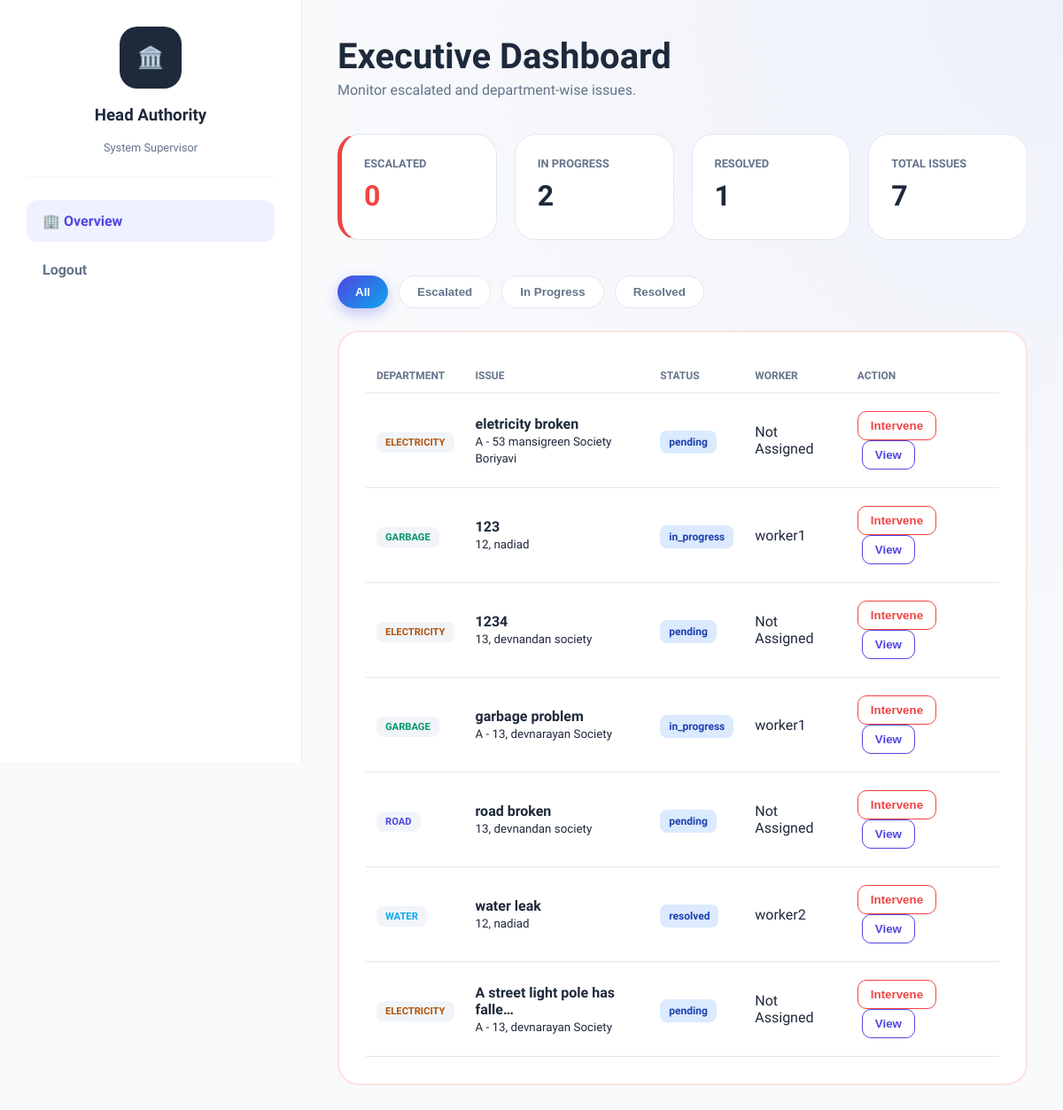
Page /headAuthority/ (signed in) on the committed database.
### reports/models.py (models this page shows, shortened)
class Issue(models.Model):
    ISSUE_TYPES = [
        ('road', 'Road Problem'),
        ('water', 'Water Supply'),
        ('electricity', 'Electricity'),
        ('garbage', 'Garbage'),
    ]
    STATUS_CHOICES = [
        ('pending', 'Pending'),
        ('in_progress', 'In Progress'),
        ('resolved', 'Resolved'),
    ]
    citizen = models.ForeignKey(User, on_delete=models.CASCADE)
    worker = models.ForeignKey(
        User,
        on_delete=models.SET_NULL,
        null=True,
        blank=True,
        related_name='assigned_worker'
    )
    description = models.TextField()
    issue_type = models.CharField(max_length=50, choices=ISSUE_TYPES)
    location = models.CharField(max_length=255)
    image = models.ImageField(upload_to='issues/', blank=True, null=True)
    status = models.CharField(max_length=20, choices=STATUS_CHOICES, default='pending')
    is_escalated = models.BooleanField(default=False)
    deadline = models.DateTimeField(null=True, blank=True)
    created_at = models.DateTimeField(auto_now_add=True)

### frontend/views.py (the view)
# urls.py: path('headAuthority/', views.headAuthority, name='headAuthority'),
@login_required(login_url='login')
def headAuthority(request):
    issues = Issue.objects.all().order_by('-created_at')
    context = {
        "issues": issues,
        "total_count": issues.count(),
        "escalated_count": issues.filter(is_escalated=True).count(),
        "inprogress_count": issues.filter(status="in_progress").count(),
        "resolved_count": issues.filter(status="resolved").count(),
    }
    return render(request, "frontend/headAuthority.html", context)

### frontend/templates/frontend/headAuthority.html (shortened to what this page needs)
{% load static %}
<!DOCTYPE html>
<html lang="en">
<head>
    <link rel="stylesheet" href="{% static 'css/headAuthority.css' %}">
</head>
<body>
<div class="sidebar">
    <div class="auth-profile">
        <div class="avatar-shield">🏛️</div>
        <h3 class="auth-name">Head Authority</h3>
        <p class="auth-role">System Supervisor</p>
    </div>
    <nav>
        <a href="#" class="active">🏢 Overview</a>
        <a href="{% url 'logout' %}">Logout</a>
    </nav>
</div>
<div class="main-area">
    <div class="page-header">
        <h1>Executive Dashboard</h1>
        <p>Monitor escalated and department-wise issues.</p>
    </div>
    <div class="stats-grid">
        <div class="stat-card stat-danger">
            <h5>Escalated</h5>
            <h2>{{ escalated_count }}</h2>
        </div>
        <div class="stat-card">
            <h5>In Progress</h5>
            <h2>{{ inprogress_count }}</h2>
        </div>
        <div class="stat-card">
            <h5>Resolved</h5>
            <h2>{{ resolved_count }}</h2>
        </div>
        <div class="stat-card">
            <h5>Total Issues</h5>
            <h2>{{ total_count }}</h2>
        </div>
    </div>
    <div class="filter-buttons">
        <button class="active">All</button>
        <button>Escalated</button>
        <button>In Progress</button>
        <button>Resolved</button>
    </div>
    <div class="escalation-container">
        <table class="esc-table">
            <thead>
                <tr>
                    <th>Department</th>
                    <th>Issue</th>
                    <th>Status</th>
                    <th>Worker</th>
                    <th>Action</th>
                </tr>
            </thead>
            <tbody>
                {% for issue in issues %}
                <tr class="issue-row {{ issue.status }} {% if issue.is_escalated %}escalated{% endif %}">
                    <td>
                        <span class="dept-tag {{ issue.issue_type }}">
                            {{ issue.issue_type|upper }}
                        </span>
                    </td>
                    <td>
                        <b>{{ issue.description|truncatechars:30 }}</b><br>
                        <small>{{ issue.location }}</small>
                    </td>
                    <td>
                        {% if issue.is_escalated %}
                            <span class="delay-badge">Escalated</span>
                        {% else %}
                            <span class="status-tag">{{ issue.status }}</span>
                        {% endif %}
                    </td>
                    <td>
                        {% if issue.worker %}
                            {{ issue.worker.username }}
                        {% else %}
                            Not Assigned
                        {% endif %}
                    </td>
                    <td>
                        <button class="btn-intervene">Intervene</button>
                        <button class="btn-view">View</button>
                    </td>
                </tr>
                {% endfor %}
            </tbody>
        </table>
    </div>
</div>
</body>
</html>

### static/css/headAuthority.css (style rules this page uses)
:root { --bg-body: #f8fafc; --bg-sidebar: #ffffff; --bg-card: #ffffff; --accent-primary: #4f46e5; --accent-secondary: #0ea5e9; --contrast-gold: #b45309; --success: #059669; --danger: #ef4444; --text-main: #1e293b; --text-dim: #64748b; --border-color: #e2e8f0; }
body { margin: 0; font-family: 'Plus Jakarta Sans', sans-serif; background-color: var(--bg-body); background-image: radial-gradient( at 100% 0%, rgba(79, 70, 229, 0.05), transparent 50% ); color: var(--text-main); display: flex; min-height: 100vh; }
.sidebar { width: 280px; background: var(--bg-sidebar); border-right: 1px solid var(--border-color); padding: 30px; position: sticky; top: 0; height: 100vh; display: flex; flex-direction: column; }
.auth-profile { text-align: center; padding-bottom: 25px; border-bottom: 2px solid var(--bg-body); margin-bottom: 25px; }
.avatar-shield { width: 70px; height: 70px; background: var(--text-main); color: white; border-radius: 20px; margin: 0 auto 15px; display: flex; align-items: center; justify-content: center; font-size: 1.5rem; }
.auth-role { color: var(--text-dim); font-size: 0.8rem; margin: 0; }
nav a { display: flex; align-items: center; color: var(--text-dim); text-decoration: none; padding: 14px 18px; border-radius: 12px; margin-bottom: 8px; font-weight: 700; transition: 0.3s; }
nav a:hover, nav a.active { background: #eef2ff; color: var(--accent-primary); }
.main-area { flex: 1; padding: 40px; overflow-y: auto; }
.page-header h1 { font-size: 2.5rem; font-weight: 800; margin: 0; }
.page-header p { color: var(--text-dim); margin-top: 5px; }
.stats-grid { display: grid; grid-template-columns: repeat(4, 1fr); gap: 20px; margin: 40px 0; }
.stat-card { background: var(--bg-card); padding: 25px; border-radius: 24px; border: 1px solid var(--border-color); transition: 0.3s; }
.stat-card h5 { margin: 0; font-size: 0.8rem; text-transform: uppercase; color: var(--text-dim); }
.stat-card h2 { margin: 10px 0 5px; font-size: 2rem; font-weight: 800; }
.stat-danger { border-left: 5px solid var(--danger); }
.stat-danger h2 { color: var(--danger); }
.filter-buttons { display: flex; gap: 12px; margin-bottom: 25px; flex-wrap: wrap; }
.filter-buttons button { padding: 10px 20px; border-radius: 999px; border: 1px solid var(--border-color); background: white; color: var(--text-dim); font-weight: 600; cursor: pointer; transition: all 0.3s ease; }
.filter-buttons button.active { background: linear-gradient(135deg, var(--accent-primary), var(--accent-secondary)); color: white; border: none; box-shadow: 0 6px 15px rgba(79, 70, 229, 0.3); }
.escalation-container { background: white; border-radius: 24px; border: 2px solid #fee2e2; padding: 30px; }
.esc-table { width: 100%; border-collapse: collapse; }
.esc-table th { text-align: left; padding: 12px; font-size: 0.75rem; text-transform: uppercase; color: var(--text-dim); border-bottom: 1px solid var(--border-color); }
.esc-table td { padding: 20px 12px; border-bottom: 1px solid var(--border-color); }
.status-tag { padding: 6px 10px; border-radius: 8px; font-size: 0.75rem; font-weight: 700; background: #dbeafe; color: #1e40af; }
.dept-tag { font-size: 0.7rem; padding: 5px 10px; border-radius: 8px; font-weight: 700; background: #f1f5f9; }
.dept-tag.water { color: var(--accent-secondary); }
.dept-tag.road { color: var(--accent-primary); }
.dept-tag.electricity { color: var(--contrast-gold); }
.dept-tag.garbage { color: var(--success); }
.btn-intervene { background: white; border: 1.5px solid var(--danger); color: var(--danger); padding: 8px 14px; border-radius: 10px; font-weight: 700; cursor: pointer; transition: 0.3s; }
.btn-view { background: white; border: 1.5px solid var(--accent-primary); color: var(--accent-primary); padding: 8px 14px; border-radius: 10px; margin-left: 5px; font-weight: 700; cursor: pointer; transition: 0.3s; }

### rows in the picture
Issue: issue_type "ELECTRICITY", description "eletricity broken", location "A - 53 mansigreen Society Boriyavi", status "pending", shows "Not Assigned"
Issue: issue_type "GARBAGE", description "123", location "12, nadiad", status "in_progress", worker.username "worker1"
Issue: issue_type "ELECTRICITY", description "1234", location "13, devnandan society", status "pending", shows "Not Assigned"
Issue: issue_type "GARBAGE", description "garbage problem", location "A - 13, devnarayan Society", status "in_progress", worker.username "worker1"
Issue: issue_type "ROAD", description "road broken", location "13, devnandan society", status "pending", shows "Not Assigned"
Issue: issue_type "WATER", description "water leak", location "12, nadiad", status "resolved", worker.username "worker2"
Issue: issue_type "ELECTRICITY", description "A street light pole has falle…", location "A - 13, devnarayan Society", status "pending", shows "Not Assigned"

### other values in the picture
{{ escalated_count }} "0"
{{ inprogress_count }} "2"
{{ resolved_count }} "1"
{{ total_count }} "7"
